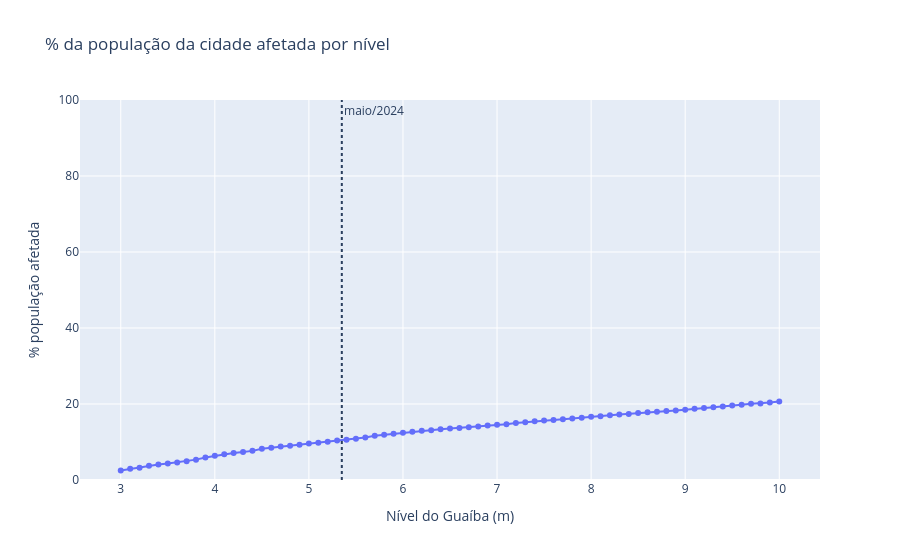

Notebook code cell kept with this figure:
### Markdown cell above
### % da população afetada na cidade por nível

### Code cell
import plotly.express as px

cidade = df.groupby('nivel_m')[['affected_population', 'population']].sum().reset_index()
cidade['% população afetada'] = cidade['affected_population'] / cidade['population'] * 100
fig = px.line(cidade, x='nivel_m', y='% população afetada', markers=True,
              labels={'nivel_m': 'Nível do Guaíba (m)'},
              title='% da população da cidade afetada por nível')
fig.add_vline(x=5.35, line_dash='dot', annotation_text='maio/2024')
fig.update_yaxes(range=[0, 100])
fig.show()

### Figure 1 — Plotly figure (JSON) as saved in the notebook; plotly's stock layout.template omitted (floating-point values rounded to 4 significant figures)
{"data": [{"hovertemplate": "Nível do Guaíba (m)=%{x}<br>% população afetada=%{y}<extra></extra>", "legendgroup": "", "line": {"color": "#636efa", "dash": "solid"}, "marker": {"symbol": "circle"}, "mode": "lines+markers", "name": "", "orientation": "v", "showlegend": false, "type": "scatter", "x": [3.0, 3.1, 3.2, 3.3, 3.4, 3.5, 3.6, 3.7, 3.8, 3.9, 4.0, 4.1, 4.2, 4.3, 4.4, 4.5, 4.6, 4.7, 4.8, 4.9, 5.0, 5.1, 5.2, 5.3, 5.4, 5.5, 5.6, 5.7, 5.8, 5.9, 6.0, 6.1, 6.2, 6.3, 6.4, 6.5, 6.6, 6.7, 6.8, 6.9, 7.0, 7.1, 7.2, 7.3, 7.4, 7.5, 7.6, 7.7, 7.8, 7.9, 8.0, 8.1, 8.2, 8.3, 8.4, 8.5, 8.6, 8.7, 8.8, 8.9, 9.0, 9.1, 9.2, 9.3, 9.4, 9.5, 9.6, 9.7, 9.8, 9.9, 10.0], "xaxis": "x", "y": [2.526, 2.945, 3.195, 3.75, 4.049, 4.357, 4.629, 4.908, 5.357, 5.945, 6.375, 6.747, 7.098, 7.362, 7.665, 8.197, 8.479, 8.797, 9.038, 9.283, 9.574, 9.832, 10.06, 10.38, 10.59, 10.86, 11.19, 11.64, 11.91, 12.17, 12.44, 12.68, 12.94, 13.11, 13.34, 13.53, 13.71, 13.88, 14.09, 14.35, 14.53, 14.69, 15.0, 15.17, 15.44, 15.67, 15.8, 15.99, 16.21, 16.38, 16.65, 16.8, 17.01, 17.24, 17.39, 17.65, 17.82, 17.95, 18.15, 18.32, 18.51, 18.75, 18.95, 19.13, 19.33, 19.57, 19.83, 20.04, 20.15, 20.42, 20.63], "yaxis": "y"}], "layout": {"annotations": [{"showarrow": false, "text": "maio/2024", "x": 5.35, "xanchor": "left", "xref": "x", "y": 1, "yanchor": "top", "yref": "y domain"}], "legend": {"tracegroupgap": 0}, "shapes": [{"line": {"dash": "dot"}, "type": "line", "x0": 5.35, "x1": 5.35, "xref": "x", "y0": 0, "y1": 1, "yref": "y domain"}], "title": {"text": "% da população da cidade afetada por nível"}, "xaxis": {"anchor": "y", "domain": [0.0, 1.0], "title": {"text": "Nível do Guaíba (m)"}}, "yaxis": {"anchor": "x", "domain": [0.0, 1.0], "range": [0, 100], "title": {"text": "% população afetada"}}}}
